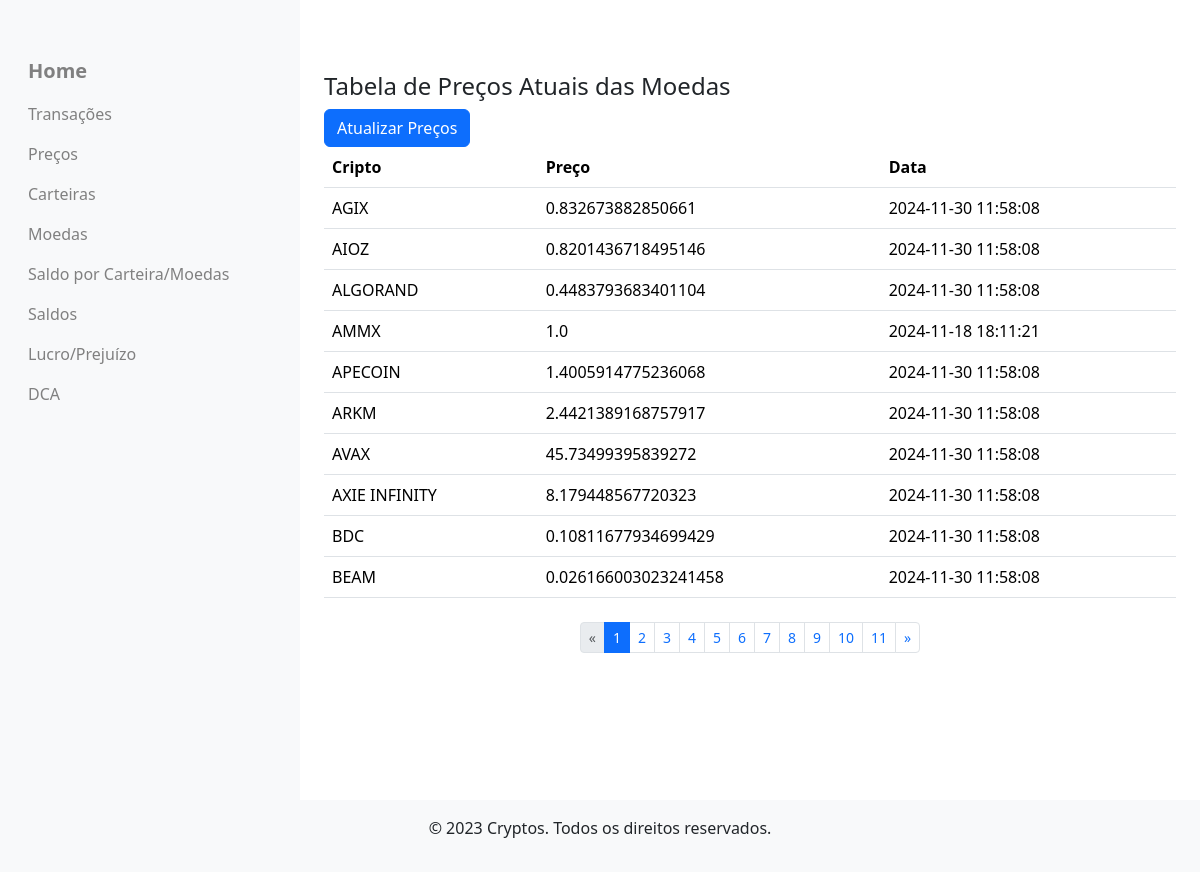
The app's page /prices (signed in) with its own data.
### criptoControl/models.py (models this page shows)
class Cryptocurrency(db.Model):
    __tablename__ = 'cryptocurrencies'
    crypto_id = db.Column(db.Integer, primary_key=True)
    crypto_name = db.Column(db.String, unique=True, nullable=False)
    crypto_symbol = db.Column(db.String, unique=True, nullable=False)
    crypto_status = db.Column(db.String(1), nullable=False, default='N')
    balances = db.relationship('WalletBalance', back_populates='cryptocurrency')
    """
    Representa uma criptomoeda no sistema.

    A classe Cryptocurrency mapeia para a tabela 'cryptocurrencies' no banco de dados e contém
    informações sobre as criptomoedas, incluindo nome, símbolo e status. Também define um relacionamento
    com a tabela 'WalletBalance', permitindo acessar os saldos das criptomoedas nas carteiras dos usuários.

    Atributos:
        crypto_id (int): Identificador único da criptomoeda (chave primária).
        crypto_name (str): Nome da criptomoeda (ex: Bitcoin, Ethereum).
        crypto_symbol (str): Símbolo da criptomoeda (ex: BTC, ETH).
        crypto_status (str): Status da criptomoeda ('N' para ativa, 'I' para inativa).
        balances (list): Relacionamento de um para muitos com a tabela 'wallet_balances',
                          representando os saldos da criptomoeda nas carteiras.

    Métodos:
        __repr__(self): Retorna uma representação legível do objeto Cryptocurrency, exibindo o nome e símbolo.
    """

### criptoControl/routes/views_databases.py (the view)
@views_db_bp.route('/prices')
@login_required
def prices():
    try:
        current_page = request.args.get('page', 1, type=int)
        per_page = 10  # Número de itens por página (pode ser ajustado conforme necessário)
        offset = (current_page - 1) * per_page
        with create_session() as session:
            subquery = (
                session.query(Price.price_crypto_id, func.max(Price.price_consult_datetime).label('latest_timestamp'))
                .group_by(Price.price_crypto_id)
                .subquery()
            )
            total_prices = (
                session.query(Price)
                .join(subquery, (Price.price_crypto_id == subquery.c.price_crypto_id) &
                                (Price.price_consult_datetime == subquery.c.latest_timestamp))
                .join(Cryptocurrency, Price.price_crypto_id == Cryptocurrency.crypto_id)
                .filter(Cryptocurrency.crypto_status == 'N')
                .count()
            )
            total_pages = (total_prices + per_page - 1) // per_page  # Arredonda para cima
            prices = (
                session.query(Price)
                .options(joinedload(Price.price_cryptocurrency))  # Carrega dados relacionados
                .join(subquery, (Price.price_crypto_id == subquery.c.price_crypto_id) &
                                (Price.price_consult_datetime == subquery.c.latest_timestamp))
                .join(Cryptocurrency, Price.price_crypto_id == Cryptocurrency.crypto_id)
                .filter(Cryptocurrency.crypto_status == 'N')
                .order_by(Cryptocurrency.crypto_symbol)
                .limit(per_page)
                .offset(offset)
                .all()
            )
    except Exception as e:
        flash(f"Ocorreu um erro: {e}")
        prices = []
    return render_template(
        'views_databases/prices.html',
        prices=prices,
        current_page=current_page,
        total_pages=total_pages,
        endpoint='views.prices'
    )

### criptoControl/__init__.py (called while the page is built)
@login_manager.user_loader
def load_user(user_id):
    from criptoControl.models import User
    return User.query.get(int(user_id))

### criptoControl/routes/views_databases.py (called while the page is built)
def create_session():
    return sessionmaker(bind=db.engine)()

### criptoControl/templates/views_databases/prices.html (shortened to what this page needs)
{% extends 'index.html' %}
{% block body %}
<div class="container">
  <caption>
    <div>
      <h4 class="mt-4">Tabela de Preços Atuais das Moedas</h4>
      <a class="btn btn-primary" href="#" onclick="document.getElementById('atualizar-prices-form').submit();">Atualizar
        Preços
      </a>
    </div>
  </caption>
  <table class="table">
    <thead>
      <tr>
        <th>Cripto</th>
        <th>Preço</th>
        <th>Data</th>
      </tr>
    </thead>
    <tbody>
      {% for price in prices %}
      <tr>
        <td>{{ price.price_cryptocurrency.crypto_name }}</td>
        <td>{{ price.price }}</td>
        <td>{{ price.price_consult_datetime }}</td>
      </tr>
      {% endfor %}
    </tbody>
  </table>
  {% include 'pagination.html' %}
</div>
{% endblock %}

### records on screen
Cryptocurrency: price_cryptocurrency.crypto_name "AGIX"
Cryptocurrency: price_cryptocurrency.crypto_name "AIOZ"
Cryptocurrency: price_cryptocurrency.crypto_name "ALGORAND"
Cryptocurrency: price_cryptocurrency.crypto_name "AMMX"
Cryptocurrency: price_cryptocurrency.crypto_name "APECOIN"
Cryptocurrency: price_cryptocurrency.crypto_name "ARKM"
Cryptocurrency: price_cryptocurrency.crypto_name "AVAX"
Cryptocurrency: price_cryptocurrency.crypto_name "AXIE INFINITY"
Cryptocurrency: price_cryptocurrency.crypto_name "BDC"
Cryptocurrency: price_cryptocurrency.crypto_name "BEAM"

### other values on screen
{{ price.price }} "0.832673882850661" "0.8201436718495146" "0.4483793683401104" "1.0" "1.4005914775236068" "2.4421389168757917" "45.73499395839272" "8.179448567720323" "0.10811677934699429" "0.026166003023241458"
{{ price.price_consult_datetime }} "2024-11-30 11:58:08" "2024-11-30 11:58:08" "2024-11-30 11:58:08" "2024-11-18 18:11:21" "2024-11-30 11:58:08" "2024-11-30 11:58:08" "2024-11-30 11:58:08" "2024-11-30 11:58:08" "2024-11-30 11:58:08" "2024-11-30 11:58:08"
{{ page }} "1" "2" "3" "4" "5" "6" "7" "8" "9" "10" "11"
